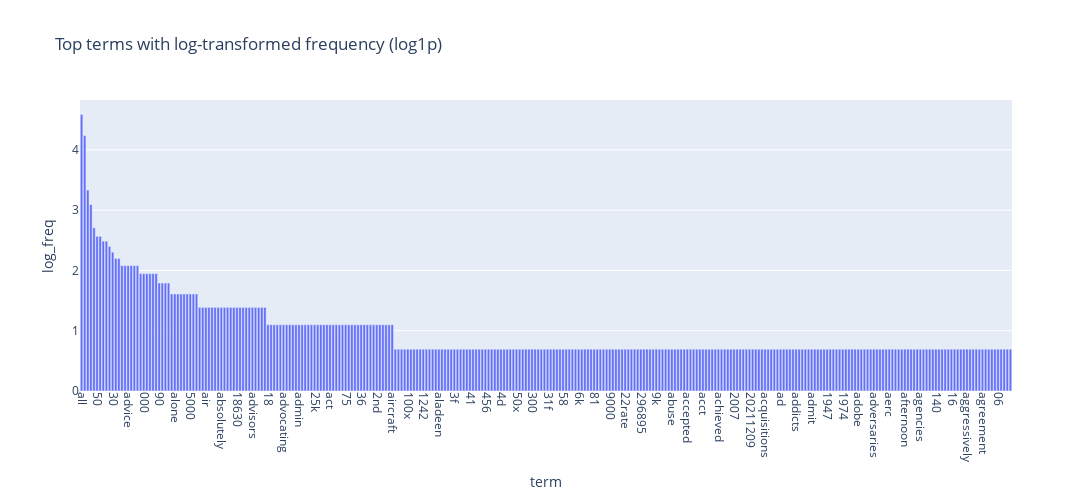

Here is the notebook cell this chart was saved with:
### Code cell
df_plot['log_freq'] = np.log1p(df_plot['freq'])

fig = px.bar(
    df_plot,
    x='term', y='log_freq',
    title='Top terms with log-transformed frequency (log1p)'
)
fig.update_layout(
    xaxis_tickangle=90,
    bargap=0.2,
    width=1200, height=500
)
fig.show()

### Figure 1 — Plotly figure (JSON) as saved in the notebook; plotly's stock layout.template omitted (floating-point values rounded to 4 significant figures; data arrays with more than 128 entries replaced by an {"elided": "..."} marker saying what was removed)
{"data": [{"hovertemplate": "term=%{x}<br>log_freq=%{y}<extra></extra>", "legendgroup": "", "marker": {"color": "#636efa", "pattern": {"shape": ""}}, "name": "", "orientation": "v", "showlegend": false, "textposition": "auto", "type": "bar", "x": {"elided": "300 str values"}, "xaxis": "x", "y": {"elided": "300 float values"}, "yaxis": "y"}], "layout": {"bargap": 0.2, "barmode": "relative", "height": 500, "legend": {"tracegroupgap": 0}, "title": {"text": "Top terms with log-transformed frequency (log1p)"}, "width": 1200, "xaxis": {"anchor": "y", "domain": [0, 1], "tickangle": 90, "title": {"text": "term"}}, "yaxis": {"anchor": "x", "domain": [0, 1], "title": {"text": "log_freq"}}}}
